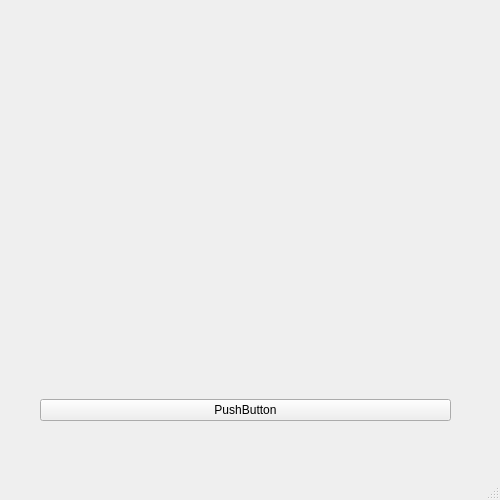
<?xml version="1.0" encoding="UTF-8"?>
<ui version="4.0">
 <class>MainWindow</class>
 <widget class="QMainWindow" name="MainWindow">
  <property name="geometry">
   <rect>
    <x>0</x>
    <y>0</y>
    <width>500</width>
    <height>500</height>
   </rect>
  </property>
  <property name="windowTitle">
   <string>MainWindow</string>
  </property>
  <widget class="QWidget" name="centralwidget">
   <widget class="QWidget" name="horizontalLayoutWidget">
    <property name="geometry">
     <rect>
      <x>40</x>
      <y>370</y>
      <width>411</width>
      <height>80</height>
     </rect>
    </property>
    <layout class="QHBoxLayout" name="horizontalLayout">
     <item>
      <widget class="QPushButton" name="pushButton">
       <property name="text">
        <string>PushButton</string>
       </property>
      </widget>
     </item>
    </layout>
   </widget>
  </widget>
  <widget class="QMenuBar" name="menubar">
   <property name="geometry">
    <rect>
     <x>0</x>
     <y>0</y>
     <width>500</width>
     <height>26</height>
    </rect>
   </property>
  </widget>
  <widget class="QStatusBar" name="statusbar"/>
 </widget>
 <resources/>
 <connections/>
</ui>
